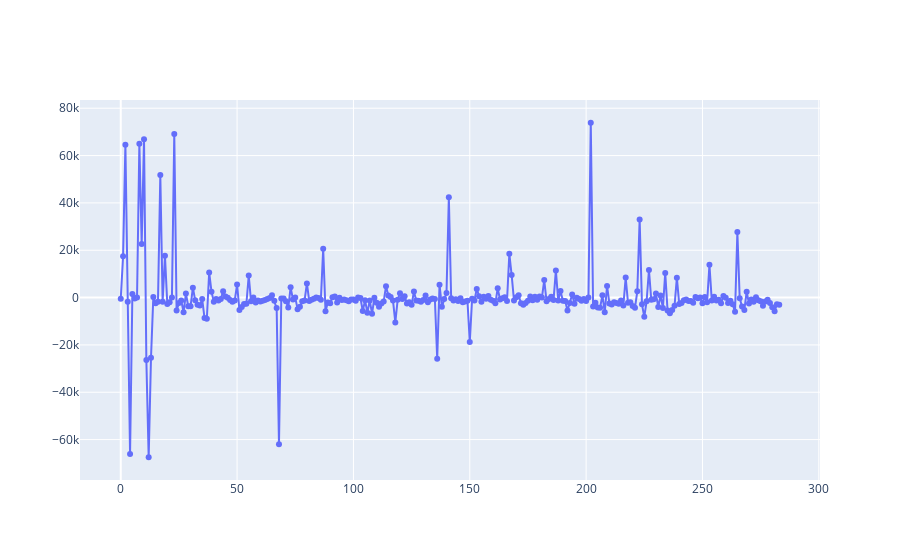

The notebook cell this image was saved under:
### Code cell
fig = go.Figure()

fig.add_trace(go.Scatter(
    x=[i for i in range(len(trades))],
    y=[i['pnl'] for i in trades],
    mode='lines+markers',
    name='PnL'
))

fig.show()

### Figure 1 — Plotly figure (JSON) as saved in the notebook; plotly's stock layout.template omitted (floating-point values rounded to 4 significant figures; data arrays with more than 128 entries replaced by an {"elided": "..."} marker saying what was removed)
{"data": [{"mode": "lines+markers", "name": "PnL", "type": "scatter", "x": {"elided": "284 int values"}, "y": {"elided": "284 int values"}}], "layout": {}}
